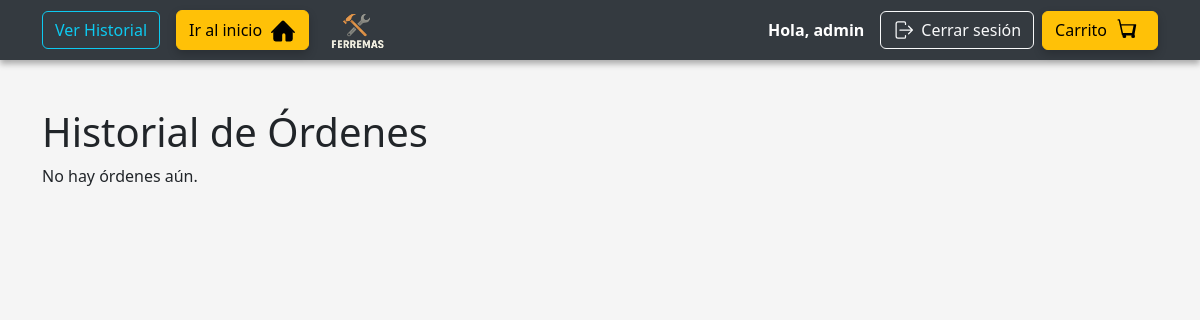
The app's page /historial/ (signed in), older data.
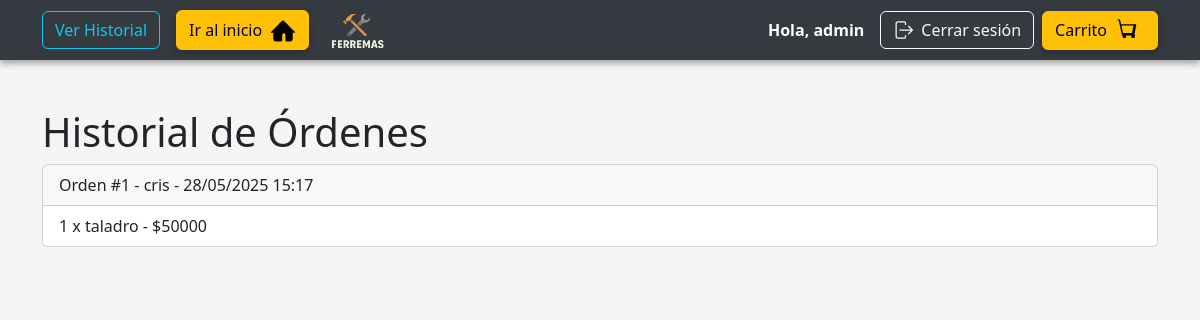
The same page, newer data.
### miapp/models.py (models this page shows, shortened)
class Orden(models.Model):
    usuario = models.ForeignKey(User, on_delete=models.CASCADE)
    fecha = models.DateTimeField(auto_now_add=True)

class ItemOrden(models.Model):
    orden = models.ForeignKey(Orden, on_delete=models.CASCADE, related_name='items')
    producto = models.ForeignKey(Producto, on_delete=models.SET_NULL, null=True)
    cantidad = models.PositiveIntegerField()

class Producto(models.Model):
    nombre = models.CharField(max_length=100)
    descripcion = models.TextField(blank=True)
    precio = models.IntegerField()
    stock = models.IntegerField(default=0)

### miapp/views.py (the view)
# urls.py: path('historial/', views.historial_admin, name='historial_admin'),
@staff_member_required
def historial_admin(request):
    ordenes = Orden.objects.all().order_by('-fecha')
    return render(request, 'miapp/historial_admin.html', {'ordenes': ordenes})

### miapp/templates/miapp/historial_admin.html (shortened to what this page needs)
{% extends 'miapp/base.html' %}
{% block content %}
<h1>Historial de Órdenes</h1>
{% if ordenes %}
    {% for orden in ordenes %}
        <div class="card mb-3">
            <div class="card-header">
                Orden #{{ orden.id }} - {{ orden.usuario.username }} - {{ orden.fecha|date:"d/m/Y H:i" }}
            </div>
            <ul class="list-group list-group-flush">
                {% for item in orden.items.all %}
                    <li class="list-group-item">
                        {{ item.cantidad }} x {{ item.producto.nombre }} - ${{ item.producto.precio }}
                    </li>
                {% endfor %}
            </ul>
        </div>
    {% endfor %}
{% else %}
    <p>No hay órdenes aún.</p>
{% endif %}
{% endblock %}

Row changes from the older to the newer data that the page shows:
added Orden: id "1", usuario.username "cris", fecha "28/05/2025 15:17"
added ItemOrden: cantidad "1", producto.nombre "taladro", producto.precio "50000"
Text that changed along with them:
text no longer shown: "No hay órdenes aún."
